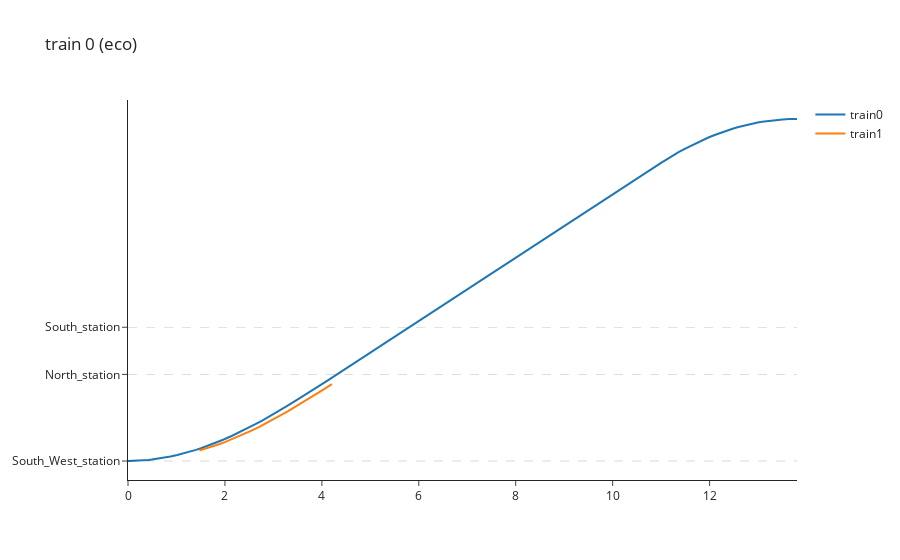

Source (notebook cell):
### Code cell
import plotly.graph_objects as go

fig = go.Figure(
    data = [
        go.Scatter(x=times, y=offsets, mode='lines', name='train0'),
        go.Scatter(x=times_2, y=offsets_2, mode='lines', name='train1'),
    ],
    layout = {
        "title": 'train 0 (eco)',
        "template": "simple_white",
    },
)

for point in points:
    fig.add_hline(
        y=point['offset'],
        line_width=.5,
        line_dash="dash",
        line_color="black"
    )

fig.update_layout(
    yaxis = dict(
        tickmode = 'array',
        tickvals = [point['offset'] for point in points],
        ticktext = [point['id'] for point in points]
    )
)

### Figure 1 — Plotly figure (JSON) as saved in the notebook; plotly's stock layout.template omitted (floating-point values rounded to 4 significant figures)
{"data": [{"mode": "lines", "name": "train0", "type": "scatter", "x": [0, 0.1402, 0.2804, 0.4206, 0.4907, 0.5959, 0.7361, 0.8763, 1.016, 1.087, 1.192, 1.332, 1.402, 1.507, 1.647, 1.823, 1.963, 2.138, 2.313, 2.489, 2.629, 2.769, 2.909, 3.084, 3.26, 3.47, 3.68, 3.891, 4.092, 10.98, 11.05, 11.16, 11.26, 11.37, 11.51, 11.65, 11.79, 11.86, 11.96, 12.1, 12.17, 12.28, 12.42, 12.49, 12.6, 12.74, 12.88, 13.02, 13.09, 13.19, 13.33, 13.4, 13.51, 13.65, 13.8], "y": [500, 516.7, 566.5, 649.0, 702.4, 797.5, 952.2, 1138.0, 1355.0, 1474.0, 1668.0, 1951.0, 2104.0, 2346.0, 2693.0, 3164.0, 3570.0, 4111.0, 4689.0, 5300.0, 5812.0, 6344.0, 6894.0, 7605.0, 8336.0, 9235.0, 10150.0, 11080.0, 11990.0, 43453, 43769, 44228, 44669, 45092, 45628, 46132, 46604, 46828, 47149, 47549, 47737, 48004, 48332, 48484, 48697, 48953, 49177, 49369, 49453, 49564, 49684, 49732, 49789, 49837, 49853]}, {"mode": "lines", "name": "train1", "type": "scatter", "x": [1.472, 1.542, 1.647, 1.717, 1.823, 1.893, 1.998, 2.173, 2.348, 2.524, 2.699, 2.804, 2.909, 3.014, 3.155, 3.295, 3.47, 3.645, 3.856, 4.031, 4.206], "y": [2010.0, 2149.0, 2370.0, 2526.0, 2774.0, 2948.0, 3221.0, 3709.0, 4237.0, 4801.0, 5400.0, 5775.0, 6161.0, 6559.0, 7106.0, 7671.0, 8395.0, 9136.0, 10040.0, 10810.0, 11590.0]}], "layout": {"shapes": [{"line": {"color": "black", "dash": "dash", "width": 0.5}, "type": "line", "x0": 0, "x1": 1, "xref": "x domain", "y0": 500, "y1": 500, "yref": "y"}, {"line": {"color": "black", "dash": "dash", "width": 0.5}, "type": "line", "x0": 0, "x1": 1, "xref": "x domain", "y0": 13000, "y1": 13000, "yref": "y"}, {"line": {"color": "black", "dash": "dash", "width": 0.5}, "type": "line", "x0": 0, "x1": 1, "xref": "x domain", "y0": 19800, "y1": 19800, "yref": "y"}], "title": {"text": "train 0 (eco)"}, "yaxis": {"tickmode": "array", "ticktext": ["South_West_station", "North_station", "South_station"], "tickvals": [500, 13000, 19800]}}}
